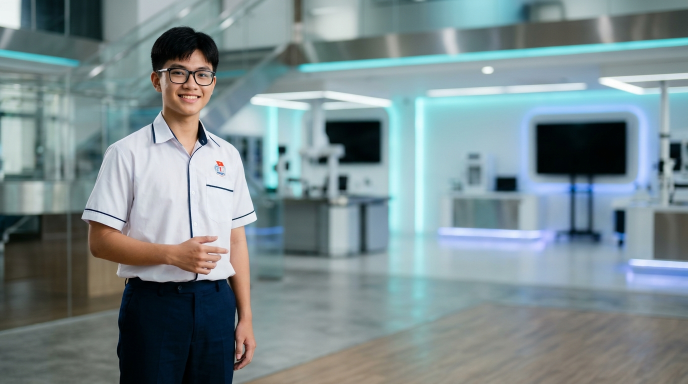
#> input picture keyframes/V2_B4_DoDichChuyen_QuangDuong/s1.png, 1376 x 768 px, found by its file name (shown at 1/2 size)
$ python build_perfect_v2_v3_keyframes.py
#> lines starting #> are read from the running program, lines starting #| are printed output that depends on the picture
import os
from PIL import Image, ImageFilter, ImageEnhance, ImageDraw

v2_dir = r"C:\Users\vuasu\.gemini\antigravity\scratch\AIvid\keyframes\V2_B4_DoDichChuyen_QuangDuong"
v3_dir = r"C:\Users\vuasu\.gemini\antigravity\scratch\AIvid\keyframes\V3_B4_TongHop_DoDichChuyen"
v1_dir = r"C:\Users\vuasu\.gemini\antigravity\scratch\AIvid\keyframes\V1_B4_ViTri_HeQuyChieu"

w, h = 1376, 768

# Load Base Assets
v2_s1 = Image.open(os.path.join(v2_dir, "s1.png")).convert("RGB") # Huu Trong master
#> v2_s1 is the input picture: PIL image 1376x768 RGB; mean R, G, B 123.3, 140.1, 143.7
v2_s2 = Image.open(os.path.join(v2_dir, "s2.png")).convert("RGB") # Intersection master
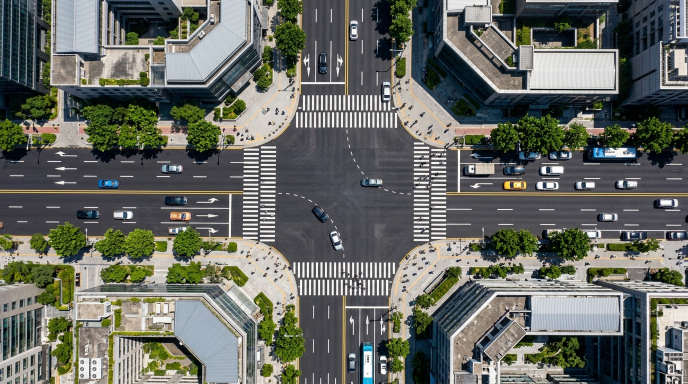
#> input picture keyframes/V2_B4_DoDichChuyen_QuangDuong/s2.png, 1376 x 768 px, found by its file name (shown at 1/2 size)
#> v2_s2 is the input picture: PIL image 1376x768 RGB; mean R, G, B 102.5, 105.6, 98.6
v3_s3 = Image.open(os.path.join(v3_dir, "s3.png")).convert("RGB") # Park paths master
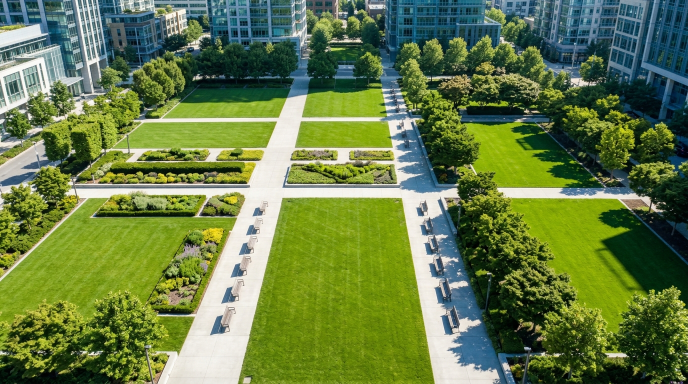
#> input picture keyframes/V3_B4_TongHop_DoDichChuyen/s3.png, 1376 x 768 px, found by its file name (shown at 1/2 size)
#> v3_s3 is the input picture: PIL image 1376x768 RGB; mean R, G, B 102, 124.3, 70.1
#> (the run stopped early here; a loop or call above may not have finished)
